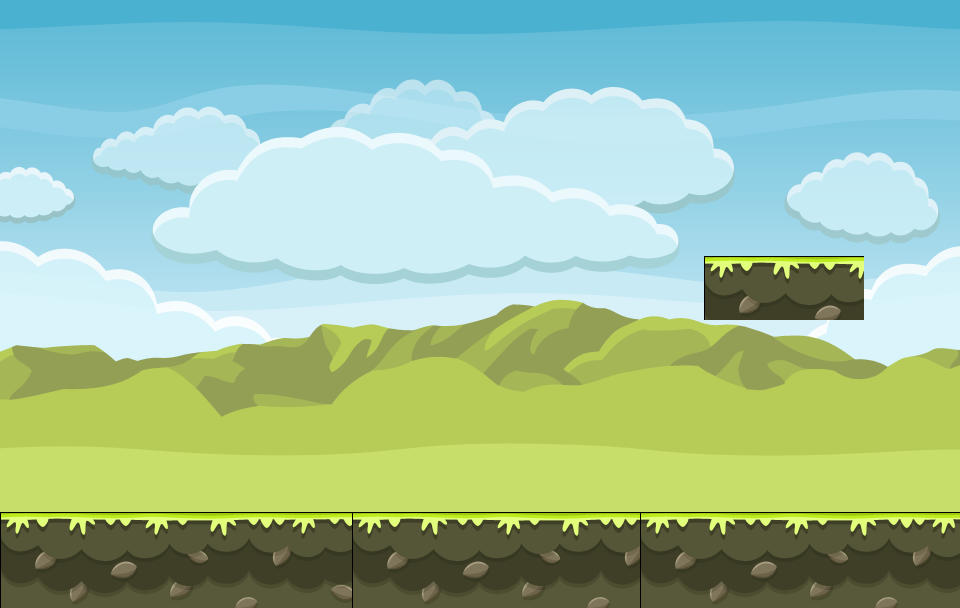

Rendered tile map (Tiled .tmx) drawn with the repository's tilesets; below, a short description and the full map source, tile grids included:
An orthogonal 30x19 tile map with 32x32 px tiles, 1 tile layer (Background) and 17 objects.

<map version="1.10" tiledversion="1.11.0" orientation="orthogonal" renderorder="right-down" width="30" height="19" tilewidth="32" tileheight="32" infinite="0" nextlayerid="6" nextobjectid="24">
 <tileset firstgid="1" source="background.tsx" />
 <layer id="1" name="Background" width="30" height="19">
  <data encoding="csv">
44,45,46,47,48,49,50,51,52,53,54,55,56,57,58,59,60,61,62,63,64,65,66,67,68,69,70,71,72,73,
86,87,88,89,90,91,92,93,94,95,96,97,98,99,100,101,102,103,104,105,106,107,108,109,110,111,112,113,114,115,
128,129,130,131,132,133,134,135,136,137,138,139,140,141,142,143,144,145,146,147,148,149,150,151,152,153,154,155,156,157,
170,171,172,173,174,175,176,177,178,179,180,181,182,183,184,185,186,187,188,189,190,191,192,193,194,195,196,197,198,199,
212,213,214,215,216,217,218,219,220,221,222,223,224,225,226,227,228,229,230,231,232,233,234,235,236,237,238,239,240,241,
254,255,256,257,258,259,260,261,262,263,264,265,266,267,268,269,270,271,272,273,274,275,276,277,278,279,280,281,282,283,
296,297,298,299,300,301,302,303,304,305,306,307,308,309,310,311,312,313,314,315,316,317,318,319,320,321,322,323,324,325,
338,339,340,341,342,343,344,345,346,347,348,349,350,351,352,353,354,355,356,357,358,359,360,361,362,363,364,365,366,367,
380,381,382,383,384,385,386,387,388,389,390,391,392,393,394,395,396,397,398,399,400,401,757,758,759,760,761,407,408,409,
422,423,424,425,426,427,428,429,430,431,432,433,434,435,436,437,438,439,440,441,442,443,799,800,801,802,803,449,450,451,
464,465,466,467,468,469,470,471,472,473,474,475,476,477,478,479,480,481,482,483,484,485,486,487,488,489,490,491,492,493,
506,507,508,509,510,511,512,513,514,515,516,517,518,519,520,521,522,523,524,525,526,527,528,529,530,531,532,533,534,535,
548,549,550,551,552,553,554,555,556,557,558,559,560,561,562,563,564,565,566,567,568,569,570,571,572,573,574,575,576,577,
590,591,592,593,594,595,596,597,598,599,600,601,602,603,604,605,606,607,608,609,610,611,612,613,614,615,616,617,618,619,
632,633,634,635,636,637,638,639,640,641,642,643,644,645,646,647,648,649,650,651,652,653,654,655,656,657,658,659,660,661,
674,675,676,677,678,679,680,681,682,683,684,685,686,687,688,689,690,691,692,693,694,695,696,697,698,699,700,701,702,703,
757,758,759,760,761,762,763,764,765,766,767,757,758,759,760,761,762,763,764,765,757,758,759,760,761,762,763,764,765,766,
799,800,801,802,803,804,805,806,807,808,809,799,800,801,802,803,804,805,806,807,799,800,801,802,803,804,805,806,807,808,
841,842,843,844,845,846,847,848,849,850,851,841,842,843,844,845,846,847,848,849,841,842,843,844,845,846,847,848,849,850
</data>
 </layer>
 <objectgroup id="2" name="Ground">
  <object id="2" x="704.764" y="258.96" width="159.528" height="62.2815" />
  <object id="4" x="-2.12495" y="512.112" width="962.601" height="93.4977" />
  <object id="19" x="2.09293" y="4.18585" width="6.27878" height="508.581" />
  <object id="21" x="4.18585" y="2.09293" width="948.095" height="6.27878" />
 </objectgroup>
 <objectgroup id="4" name="Blocks">
  <object id="5" x="642.309" y="449.151" width="61.6709" height="63.9981" />
  <object id="6" x="705.143" y="449.151" width="62.8345" height="61.6709" />
  <object id="7" x="770.305" y="450.314" width="61.6709" height="61.6709" />
  <object id="8" x="705.143" y="382.825" width="62.8345" height="65.1617" />
  <object id="9" x="703.98" y="191.994" width="66.3253" height="66.3253" />
  <object id="10" x="771.468" y="194.322" width="66.3253" height="61.6709" />
  <object id="11" x="769.141" y="129.16" width="67.4889" height="62.8345" />
 </objectgroup>
 <objectgroup id="5" name="Pigs">
  <object id="13" x="703.98" y="126.833" width="63.9981" height="65.1617" />
  <object id="14" x="770.305" y="63.9981" width="65.1617" height="66.3253" />
  <object id="15" x="641.145" y="386.316" width="62.8345" height="61.6709" />
  <object id="16" x="771.468" y="387.48" width="59.3437" height="61.6709" />
  <object id="17" x="706.307" y="324.645" width="61.6709" height="59.3437" />
  <object id="18" x="573.462" y="452.072" width="69.0666" height="64.8807" />
 </objectgroup>
</map>